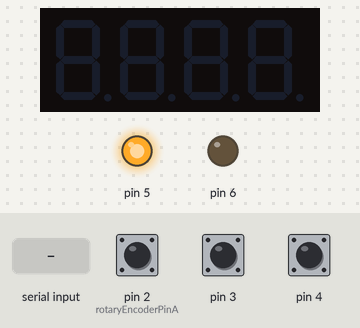
The sketch below on a simulated Arduino Uno, built with avr-gcc and run on an emulated ATmega328P. Shown: 4-digit seven-segment display, output pins drawn as LEDs (lit = HIGH). The test bench sets the inputs (shaded band); at power-on: pin 4 HIGH, pin 2 (rotaryEncoderPinA) HIGH, pin 3 HIGH. What the sketch prints to the serial monitor is not drawn.

Above: at 1.2 s.
1.3 s: pin 4 pulled LOW for 0.15 s
At 2.8 s:
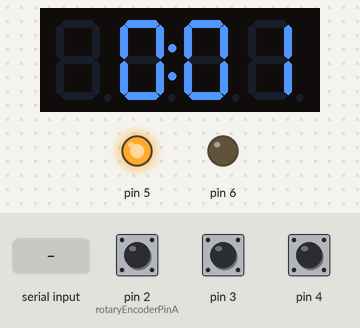
2.9 s: "z" received over Serial
At 4.9 s:
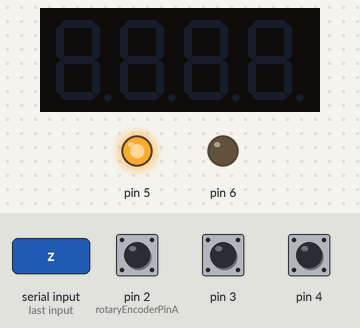
5.4 s: pin 4 pulled LOW for 1 s
At 10.0 s:
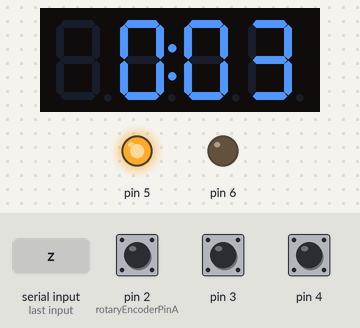
10.4 s: pin 4 pulsed LOW 2 times (0.12 s each, 0.3 s apart)
At 11.1 s:
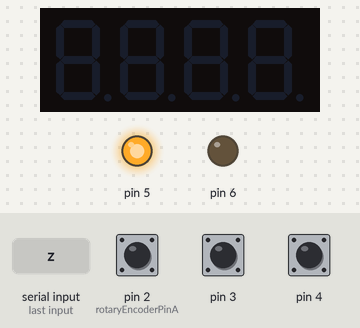
12.5 s: pin 4 pulled LOW for 3.2 s
At 15.8 s:
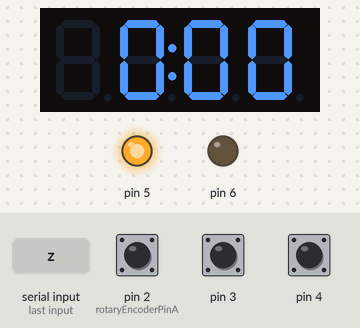
Timing chart, 0 to 17.3 s (numbered marks = the images above; inputs shaded):
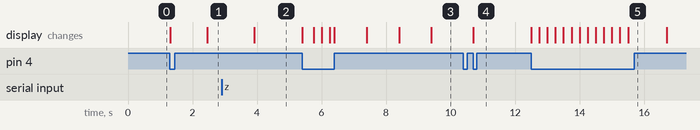

Measured:
- after the input at 1.3 s, the display: first changes at once (image 1 shows a later state)
- after the input at 5.4 s, the display: first changes at once (image 3 shows a later state)
- after the input at 12.5 s, the display: first changes at once (image 5 shows a later state)

The sketch:

kitchen_timer.ino
```cpp
#include "timer_controller.h"

const int rotaryEncoderPinA = 2;  // pin for CLK; others assigned sequentially

const int clockUpShift = 30;     // seconds per increase.
const int clockDownShift = -10;  // seconds per decrease.
const float clockGain = 1.1;     // >= 1.0 to increase faster.
const float clockFade = 1.24;    // >0 to decrease slower than increase.

TimerController* timer_controller;

void setup() {
  Serial.begin(115200);

  timer_controller = new TimerController(
    rotaryEncoderPinA,
    clockUpShift, clockDownShift, clockGain, clockFade);
}

void loop() {
  timer_controller->UpdateController();
}
```

rotary_encoder.cpp
```cpp
#include "HardwareSerial.h"
#include "rotary_encoder.h"

#include <Arduino.h>

RotaryEncoder::RotaryEncoder(int pinA) {
  pinA_ = pinA;
  pinB_ = pinA + 1;
  pinC_ = pinA + 2;
  pinD_ = pinA + 3;
  pinE_ = pinA + 4;

  rotationState_ = UNKNOWN;
  movement_ = 0;

  pinMode(pinA_, INPUT_PULLUP);
  pinMode(pinB_, INPUT_PULLUP);
  pinMode(pinC_, INPUT_PULLUP);

  pinMode(pinD_, OUTPUT);
  digitalWrite(pinD_, HIGH);

  pinMode(pinE_, OUTPUT);
  digitalWrite(pinE_, LOW);

  update();
}

void RotaryEncoder::zero() {
  movement_ = 0;
  rotationState_ = UNKNOWN;
  update();
}

void RotaryEncoder::update() {
  bool stateA = digitalRead(pinA_);
  bool stateB = digitalRead(pinB_);

  // first detent (1, 1)
  if (stateA and stateB) {
    if (rotationState_ == LEFT_3) {
      movement_--;
    } else if (rotationState_ == RIGHT_3) {
      movement_++;
    }
    rotationState_ = NEUTRAL;
  }

  // starting left / ending right (1, 0)
  else if (stateA and not stateB) {
    if (rotationState_ == LEFT_1 || rotationState_ == RIGHT_3) {  // nothing
    } else if (rotationState_ == NEUTRAL || rotationState_ == LEFT_2) {
      rotationState_ = LEFT_1;
    } else if (rotationState_ == RIGHT_2) {
      rotationState_ = RIGHT_3;
    } else {
      rotationState_ = UNKNOWN;
    }
  }

  // starting right / ending left (0, 1)
  else if (not stateA and stateB) {
    if (rotationState_ == RIGHT_1 || rotationState_ == LEFT_3) {  // nothing
    } else if (rotationState_ == NEUTRAL || rotationState_ == RIGHT_2) {
      rotationState_ = RIGHT_1;
    } else if (rotationState_ == LEFT_2) {
      rotationState_ = LEFT_3;
    } else {
      rotationState_ = UNKNOWN;
    }
  }

  // second detent (0, 0)
  else {
    if (rotationState_ == LEFT_2 || rotationState_ == RIGHT_2) {  // nothing
    } else if (rotationState_ == LEFT_1) {
      movement_--;
      rotationState_ = LEFT_2;
    } else if (rotationState_ == LEFT_3) {
      movement_++;
      rotationState_ = LEFT_2;
    } else if (rotationState_ == RIGHT_1) {
      movement_++;
      rotationState_ = RIGHT_2;
    } else if (rotationState_ == RIGHT_3) {
      movement_--;
      rotationState_ = RIGHT_2;
    } else {
      rotationState_ = LEFT_2;
    }
  }
}

bool RotaryEncoder::is_pressed() const {
  return not digitalRead(pinC_);
}

int RotaryEncoder::rotation_state() {
  return rotationState_;
}
```

rotary_encoder.h
```cpp
#pragma once

// Tracks dial movement and push-button state in a rotary encoder.
class RotaryEncoder {
public:
  // pinA, pinB: dial rotation; pinC: push-button
  RotaryEncoder(int pinA);

  // Track dial state; must be called by client in loop().
  void update();

  // Net count of detent movements left (-) or right (+) dial has moved
  // since encoder was zeroed.
  int movement() const {
    return movement_;
  }

  bool in_detent() const {
    return rotationState_ == NEUTRAL;
  }

  // Reset movement.
  void zero();

  // Report if the push-button is pressed.
  bool is_pressed() const;

  int rotation_state();

private:
  // RotationState tracks whether the dial is making a left or right movement
  // and where it is in that movement.
  enum RotationState {  // [(last RotationState, pin B, pin B)]
    NEUTRAL,            // 0: (*, 1, 1)
    LEFT_1,             // 1: ({NEUTRAL, LEFT_2}, 1, 0)
    LEFT_2,             // 2: ({LEFT_1, LEFT_3}, 0, 0)
    LEFT_3,             // 3: (LEFT_2, 0, 1)
    RIGHT_1,            // 4: ({NEUTRAL, RIGHT_2}, 0, 1)
    RIGHT_2,            // 5: ({RIGHT_1, RIGHT_3}, 0, 0)
    RIGHT_3,            // 6: (RIGHT_2, 1, 0)
    UNKNOWN,            // 7: any other condition

  };
  RotationState rotationState_;

  // Store movement count.
  long movement_;

  // Pins A & B encode rotation. Both are HIGH in detent.
  int pinA_, pinB_;

  // Pin C encodes if push-button is in detent (HIGH) or being pressed (LOW).
  int pinC_;

  int pinD_, pinE_;
};
```

timer_clock.cpp
```cpp
#include "timer_clock.h"

#include "Arduino.h"
#include "math.h"

TimerClock::TimerClock(int up_shift, int down_shift, float gain, float fade) {
  up_shift_ = up_shift;
  down_shift_ = down_shift;
  up_gain_ = gain;
  fade_ = fade;

  down_gain_ = pow(gain, (-1 / (fade + 1)));
  small_up_gain_ = pow(up_gain_, 1.0 / small_change_factor_);
  small_down_gain_ = pow(down_gain_, 1.0 / small_change_factor_);
}

void TimerClock::UpdateClock() {
  if (end_millis_) {
    long millis_remaining = end_millis_ - millis();
    if (ceil(millis_remaining / 1000.0) != seconds_) {
      seconds_ = ceil(millis_remaining / 1000.0);
    }
  }
  if (start_millis_) {
    long seconds_elapsed = floor((millis() - start_millis_) / 1000.0);
    if (seconds_elapsed != seconds_) {
      seconds_ = seconds_elapsed;
    }
  }
}

bool TimerClock::TimerIsCountingDown() const {
  return end_millis_;
}

bool TimerClock::StopwatchIsReady() const {
  return stopwatch_ready_;
}

bool TimerClock::StopwatchIsCountingUp() const {
  return start_millis_;
}

bool TimerClock::StopwatchIsStopped() const {
  return stopwatch_stopped_;
}

bool TimerClock::IsActive() const {
  return TimerIsCountingDown() or StopwatchIsReady() or StopwatchIsCountingUp() or StopwatchIsStopped();
}

void TimerClock::SetCountdownTimer(long time_seconds) {
  if (time_seconds <= 0) {
    Reset();
    return;
  }
  time_seconds = min(time_seconds, max_time_seconds_);
  end_millis_ = millis() + 1000 * time_seconds;
  UpdateClock();
}

void TimerClock::AdjustTime(int shift, float gain) {
  UpdateClock();
  if (end_millis_ == 0 and shift < 1) { return; }
  if (seconds_ < 0) { return; }        // Time is up; can't adjust.
  if (start_millis_) { return; }       // Can't adjust stopwatch.
  if (stopwatch_ready_) { return; }    // ^^^
  if (stopwatch_stopped_) { return; }  // ^^^
  if (shift == 0) {
    seconds_ = round(seconds_ * gain);
  } else if (shift > 0) {
    seconds_ = max(RoundBy(seconds_ + shift, shift), RoundBy((seconds_ * gain), shift));
  } else {  // shift < 0
    seconds_ = min(RoundBy(seconds_ + shift, shift), RoundBy((seconds_ * gain), shift));
  }
  SetCountdownTimer(seconds_);
}

void TimerClock::IncreaseTime() {
  AdjustTime(up_shift_, up_gain_);
}

void TimerClock::DecreaseTime() {
  AdjustTime(down_shift_, down_gain_);
}

void TimerClock::SmallIncreaseTime() {
  AdjustTime(-down_shift_, small_up_gain_);  // Use down_shift for smaller increases.
}


void TimerClock::SmallDecreaseTime() {
  AdjustTime(down_shift_ / 2, small_down_gain_);
}

void TimerClock::ReadyStopwatch() {
  seconds_ = 0;
  stopwatch_ready_ = true;
}

void TimerClock::StartStopwatch() {
  start_millis_ = millis();
  stopwatch_ready_ = false;
}

// Time on clock will no longer advance.
void TimerClock::StopStopwatch() {
  start_millis_ = 0;
  stopwatch_stopped_ = true;
}

long TimerClock::Seconds() {
  UpdateClock();
  return seconds_;
}

long TimerClock::seconds() const {
  return seconds_;
}

void TimerClock::Reset() {
  if (not IsActive()) { return; }
  end_millis_ = 0;
  start_millis_ = 0;
  seconds_ = 0;
  stopwatch_ready_ = false;
  stopwatch_stopped_ = false;
}

const long TimerClock::RoundBy(float value, int increment) {
  return round(value / increment) * increment;
}
```

timer_clock.h
```cpp
#pragma once

// Timer: log(seconds) ~ timer increase count.
class TimerClock {
public:
  // Counts down seconds. Increase: time max(*gain, +-shift). Decrease dampened by fade.
  TimerClock(int up_shift, int down_shift, float gain, float fade);

  // Track millis; UpdateClock or Seconds() must be called by client in loop().
  void UpdateClock();

  bool TimerIsCountingDown() const;
  bool StopwatchIsReady() const;
  bool StopwatchIsCountingUp() const;
  bool StopwatchIsStopped() const;

  // True if TimerIsCountingDown or StopwatchIs[...]
  bool IsActive() const;

  // Set new time.
  void SetCountdownTimer(long time_seconds);

  // Multiplicatively ("log-scale") adjusts time remaining by up_gain_;
  // always adjust by at least shift (in direction indicated.) Does
  // nothing if time remaining is negative.
  void AdjustTime(int shift, float gain);

  // Adjust time up using up_shift_ and up_gain_.
  void IncreaseTime();

  // Adjust time down using down_shift_ and down_gain.
  void DecreaseTime();

  // Adjust time up using up_shift_ and small_up_gain_.
  void SmallIncreaseTime();

  // Adjust time down by down_shift_.
  void SmallDecreaseTime();

  // Set display seconds to zero and 'ready' flag to flash colon.
  void ReadyStopwatch();

  // Start counting seconds up.
  void StartStopwatch();

  // Stop advancing time on stopwatch and await reset.
  void StopStopwatch();

  // Update and return seconds remaining.
  long Seconds();

  // Seconds remaining.
  long seconds() const;

  // Deactivate timer.
  void Reset();

  // 1 day maximum timer duration in seconds.
  const long max_time_seconds_ = 24L * 60 * 60;

private:
  // Value of millis() when count-down timer reaches zero.
  unsigned long end_millis_ = 0;

  // Value of millis() when count-up timer was started.
  unsigned long start_millis_ = 0;

  bool stopwatch_ready_ = false;

  bool stopwatch_stopped_ = false;

  // Seconds clock wants to report; updated using end_millis_ or start_millis.
  long seconds_ = 0;

  // Seconds per increase.
  int up_shift_;

  // Seconds per decrease.
  int down_shift_;

  // Multiplicative up_gain_ for timer increase.
  float up_gain_;

  // (1 + fade_) decreases is comparable to an increase.
  float fade_;

  int small_change_factor_ = 8;

  // Store repeatedly-used values.
  float down_gain_;
  float small_up_gain_;
  float small_down_gain_;

  static const long RoundBy(float value, int increment);
};
```

timer_controller.cpp
```cpp
#include "timer_controller.h"

// toneAC uses pins 9 and 10.
#include "toneAC.h"

#include "Arduino.h"

TimerController::TimerController(int encoderPinA,
                                 int clockUpShift, int clockDownShift, float clockGain, float clockFade) {

  Serial.println("TimerController start");
  Serial.flush();

  rotary_encoder_ = new RotaryEncoder(encoderPinA);
  encoder_movement_ = rotary_encoder_->movement();
  button_is_pressed_ = false;


  clock_ = new TimerClock(clockUpShift, clockDownShift, clockGain, clockFade);
  clock_seconds_ = clock_->max_time_seconds_ + 1;

  // Set up 7-segment display.
  display_ = new Adafruit_7segment();
  display_->begin(0x70);
  display_->setBrightness(4);

  UpdateController();
}

void TimerController::UpdateController() {
  HandleClock();
  HandlePushButton();
  HandleRotaryEncoder();
  HandleOutput();
  HandleStopwatchReady();
  HandleSerialMessage();
  HandleTimedReset();
}

// Check for clock change; set update_clock_output_ if needed.
void TimerController::HandleClock() {
  if (clock_->IsActive()) {
    long time_seconds = clock_->Seconds();
    if (clock_seconds_ != time_seconds) {
      clock_seconds_ = time_seconds;
      update_clock_output_ = true;
    }
  }
}

// Reset timer or start/stop stopwatch when push-button is pressed.
void TimerController::HandlePushButton() {
  bool is_pressed = rotary_encoder_->is_pressed();
  if (is_pressed and not button_is_pressed_) {
    button_is_pressed_ = true;
    if (clock_->StopwatchIsStopped()) {
      ResetClock();
    } else if (clock_->TimerIsCountingDown()) {
      release_button_to_reset_ = true;
    } else if (clock_->StopwatchIsCountingUp()) {
      clock_->StopStopwatch();
    } else {
      clock_->ReadyStopwatch();
    }
    update_clock_output_ = true;
    HandleOutput();
  } else if (not is_pressed and button_is_pressed_) {
    button_is_pressed_ = false;
      if (release_button_to_reset_) {
        release_button_to_reset_ = false;
        ResetClock();
      } else if (clock_->StopwatchIsReady()) {
        clock_->StartStopwatch();
      }
      update_clock_output_ = true;
      HandleOutput();
  }
}

// Adjust clock if rotary encoder has moved.
void TimerController::HandleRotaryEncoder() {
  rotary_encoder_->update();
  if (rotary_encoder_->movement() < encoder_movement_) {
    if (not button_is_pressed_) {
      clock_->DecreaseTime();
      update_clock_output_ = true;
    } else {
      release_button_to_reset_ = false;
      clock_->SmallDecreaseTime();
      if (not clock_->IsActive()) {
        ResetClock();
      }
    }
  } else if (rotary_encoder_->movement() > encoder_movement_) {
    if (not button_is_pressed_) {
      clock_->IncreaseTime();
      update_clock_output_ = true;
    } else {
      release_button_to_reset_ = false;
      clock_->SmallIncreaseTime();
    }
  }
  encoder_movement_ = rotary_encoder_->movement();
}

// Update display if clock changed; flash and beep if time is up.
void TimerController::HandleOutput() {
  if (update_clock_output_) {

    // Send new display text if changed.
    String display_text = FormatTimeString(clock_seconds_);
    if (display_text_ != display_text) {
      Serial.println(FormatTimeString(clock_seconds_));
      display_text_ = display_text;
    }

    // Update display digits if changed.
    if (not clock_->IsActive()) {
      display_->clear();
      // Set out-of-range (but potentially displayable) dummy value.
      display_digits_ = FormatTimeDigits(clock_->max_time_seconds_ + 1);
    } else {
      int display_digits = FormatTimeDigits(clock_seconds_);
      if (display_digits_ != display_digits) {
        display_->print(abs(display_digits), DEC);
        if (abs(display_digits) < 100) {
          display_->writeDigitNum(1, 0, false);
          if (abs(display_digits) < 10) {
            display_->writeDigitNum(3, 0, false);
          }
        }

        // Flash display and beep for a while if time is up.
        if ((clock_seconds_ < 0) and (clock_seconds_ > -max_beep_sec_)) {
          if (display_digits % 3 == 1) {
            toneAC(toneHz, 10, toneMillis, true);
          } else if (display_digits % 3 == 2) {
            toneAC(toneHz * 4 / 5, 10, toneMillis * 6 / 5, true);
          }
          display_->blinkRate(HT16K33_BLINK_2HZ);
        } else {
          display_->blinkRate(HT16K33_BLINK_OFF);
        }
      }
      display_->drawColon(DisplayClockColon());
    }
    display_digits_ = FormatTimeDigits(clock_seconds_);
  }
  display_->writeDisplay();
  update_clock_output_ = false;
}

// Overrides colon when stopwatch is ready.
void TimerController::HandleStopwatchReady() {
  if (clock_->StopwatchIsReady()) {
    bool show_colon = (millis() % (1000 / stopwatch_flash_Hz_)) < (500 / stopwatch_flash_Hz_);
    if (show_colon and not stopwatch_ready_colon_showing_) {
      display_->drawColon(true);
      display_->writeDisplay();
      stopwatch_ready_colon_showing_ = true;
    } else if (not show_colon and stopwatch_ready_colon_showing_) {
      display_->drawColon(false);
      display_->writeDisplay();
      stopwatch_ready_colon_showing_ = false;
    }
  }
}

// Print debug info if there's serial input. Reset system if input begins with 'z'.
void TimerController::HandleSerialMessage() {
  if (Serial.available()) {
    String command = Serial.readString();
    if (command.length() and command[0] == 'z') {
      Serial.println("reset system.");
      ResetSystem();
    } else {
      Serial.println("encoder: " + String(rotary_encoder_->movement()));
      Serial.println("clock: " + String(clock_->seconds()));
      Serial.println("active: " + String(clock_->IsActive()));
    }
  }
}

// Reset CPU if system clock has reached max_millis_ and clock is not active.
void TimerController::HandleTimedReset() {
  if (millis() >= max_millis_ and not clock_->IsActive()) {
    Serial.println("timed reset");
    Serial.flush();
    TimerController::ResetSystem();
  }
}

void TimerController::ResetClock() {
  Serial.println("ResetClock");
  clock_->Reset();
  // Set value that won't occur, so change to 0 is apparent.
  clock_seconds_ = clock_->max_time_seconds_ + 1;
  update_clock_output_ = true;
  HandleOutput();
}

bool TimerController::DisplayClockColon() {
  if (IsHHMM(clock_seconds_) and not clock_->StopwatchIsStopped()) {
    return not bool(clock_seconds_ % 2);
  } else {
    return true;
  }
}

bool TimerController::IsHHMM(long seconds) {
  return (3600L <= abs(seconds)) and (abs(seconds) <= clock_->max_time_seconds_);  // 1 hour
}

// Format time in mm:ss or hh:mm as String.
static const String TimerController::FormatTimeString(long time_seconds) {
  bool negative = time_seconds < 0;
  if (negative) {
    time_seconds *= -1;
  }
  int hours = time_seconds / 3600;
  int remaining_time_seconds = time_seconds % 3600;
  int minutes = remaining_time_seconds / 60;
  int seconds = remaining_time_seconds % 60;
  if (hours == 1 and minutes < 40) {  // < 100 min fits in mm:ss.
    hours = 0;
    minutes += 60;
  }
  char buffer[8];
  if (negative) {
    if (hours) {
      sprintf(buffer, "-%02d:%02d *", hours, minutes);
    } else {
      sprintf(buffer, "-%02d:%02d", minutes, seconds);
    }
  } else {
    if (hours) {
      sprintf(buffer, "%02d:%02d *", hours, minutes);
    } else {
      sprintf(buffer, "%02d:%02d", minutes, seconds);
    }
  }

  return String(buffer);
}

// Format time in mm:ss or hh:mm as a base-10 integer.
static const int TimerController::FormatTimeDigits(long time_seconds_in) {
  long time_seconds = abs(time_seconds_in);
  int hours, minutes, seconds = 0;
  hours = time_seconds / 3600;
  int remaining_time_seconds = time_seconds % 3600;
  minutes = remaining_time_seconds / 60;
  seconds = remaining_time_seconds % 60;
  if (hours) {
    return hours * 100 + minutes;
  } else {
    return minutes * 100 + seconds;
  }
}
```

Source omitted: timer_controller.h (1873 bytes)
